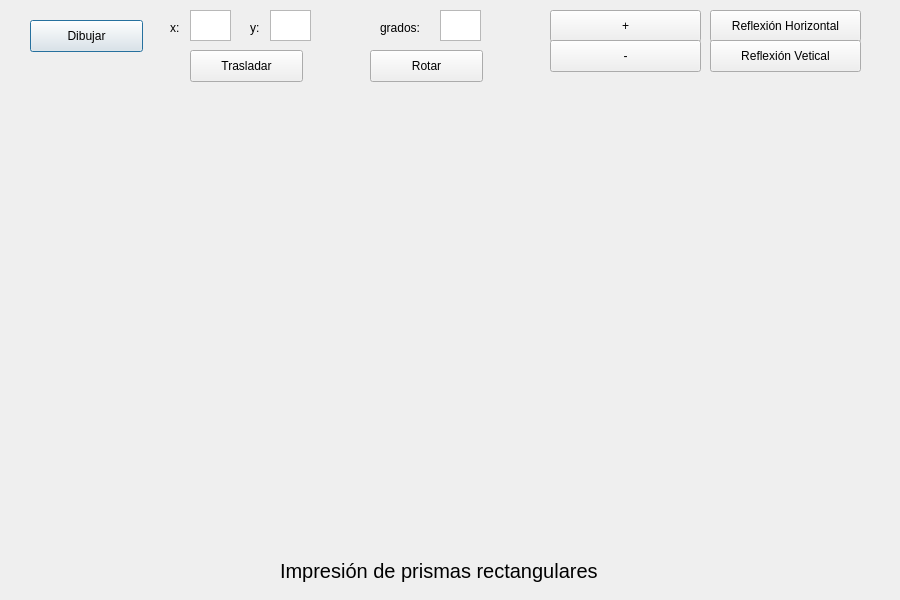
<?xml version="1.0" encoding="UTF-8"?>
<ui version="4.0">
 <class>PrismaRec</class>
 <widget class="QDialog" name="PrismaRec">
  <property name="geometry">
   <rect>
    <x>0</x>
    <y>0</y>
    <width>900</width>
    <height>600</height>
   </rect>
  </property>
  <property name="windowTitle">
   <string>Prisma Rectangular</string>
  </property>
  <widget class="QPushButton" name="pushButton">
   <property name="geometry">
    <rect>
     <x>30</x>
     <y>20</y>
     <width>113</width>
     <height>32</height>
    </rect>
   </property>
   <property name="text">
    <string>Dibujar</string>
   </property>
  </widget>
  <widget class="QLabel" name="label_4">
   <property name="geometry">
    <rect>
     <x>250</x>
     <y>20</y>
     <width>51</width>
     <height>16</height>
    </rect>
   </property>
   <property name="text">
    <string>y:</string>
   </property>
  </widget>
  <widget class="QTextEdit" name="boxYinicio">
   <property name="geometry">
    <rect>
     <x>270</x>
     <y>10</y>
     <width>41</width>
     <height>31</height>
    </rect>
   </property>
  </widget>
  <widget class="QPushButton" name="pushButton_2">
   <property name="geometry">
    <rect>
     <x>190</x>
     <y>50</y>
     <width>113</width>
     <height>32</height>
    </rect>
   </property>
   <property name="text">
    <string>Trasladar</string>
   </property>
  </widget>
  <widget class="QLabel" name="label_3">
   <property name="geometry">
    <rect>
     <x>170</x>
     <y>20</y>
     <width>41</width>
     <height>16</height>
    </rect>
   </property>
   <property name="text">
    <string>x:</string>
   </property>
  </widget>
  <widget class="QTextEdit" name="boxXinicio">
   <property name="geometry">
    <rect>
     <x>190</x>
     <y>10</y>
     <width>41</width>
     <height>31</height>
    </rect>
   </property>
  </widget>
  <widget class="QPushButton" name="pushButton_5">
   <property name="geometry">
    <rect>
     <x>550</x>
     <y>10</y>
     <width>151</width>
     <height>32</height>
    </rect>
   </property>
   <property name="text">
    <string>+</string>
   </property>
  </widget>
  <widget class="QPushButton" name="pushButton_3">
   <property name="geometry">
    <rect>
     <x>370</x>
     <y>50</y>
     <width>113</width>
     <height>32</height>
    </rect>
   </property>
   <property name="text">
    <string>Rotar</string>
   </property>
  </widget>
  <widget class="QPushButton" name="pushButton_6">
   <property name="geometry">
    <rect>
     <x>710</x>
     <y>10</y>
     <width>151</width>
     <height>32</height>
    </rect>
   </property>
   <property name="text">
    <string>Reflexión Horizontal</string>
   </property>
  </widget>
  <widget class="QPushButton" name="pushButton_4">
   <property name="geometry">
    <rect>
     <x>550</x>
     <y>40</y>
     <width>151</width>
     <height>32</height>
    </rect>
   </property>
   <property name="text">
    <string>-</string>
   </property>
  </widget>
  <widget class="QPushButton" name="pushButton_7">
   <property name="geometry">
    <rect>
     <x>710</x>
     <y>40</y>
     <width>151</width>
     <height>32</height>
    </rect>
   </property>
   <property name="text">
    <string>Reflexión Vetical</string>
   </property>
  </widget>
  <widget class="QTextEdit" name="boxGrados">
   <property name="geometry">
    <rect>
     <x>440</x>
     <y>10</y>
     <width>41</width>
     <height>31</height>
    </rect>
   </property>
  </widget>
  <widget class="QLabel" name="label_5">
   <property name="geometry">
    <rect>
     <x>380</x>
     <y>20</y>
     <width>51</width>
     <height>16</height>
    </rect>
   </property>
   <property name="text">
    <string>grados:</string>
   </property>
  </widget>
  <widget class="QLabel" name="label">
   <property name="geometry">
    <rect>
     <x>280</x>
     <y>550</y>
     <width>361</width>
     <height>41</height>
    </rect>
   </property>
   <property name="font">
    <font>
     <pointsize>15</pointsize>
    </font>
   </property>
   <property name="text">
    <string>Impresión de prismas rectangulares</string>
   </property>
  </widget>
 </widget>
 <resources/>
 <connections/>
</ui>
